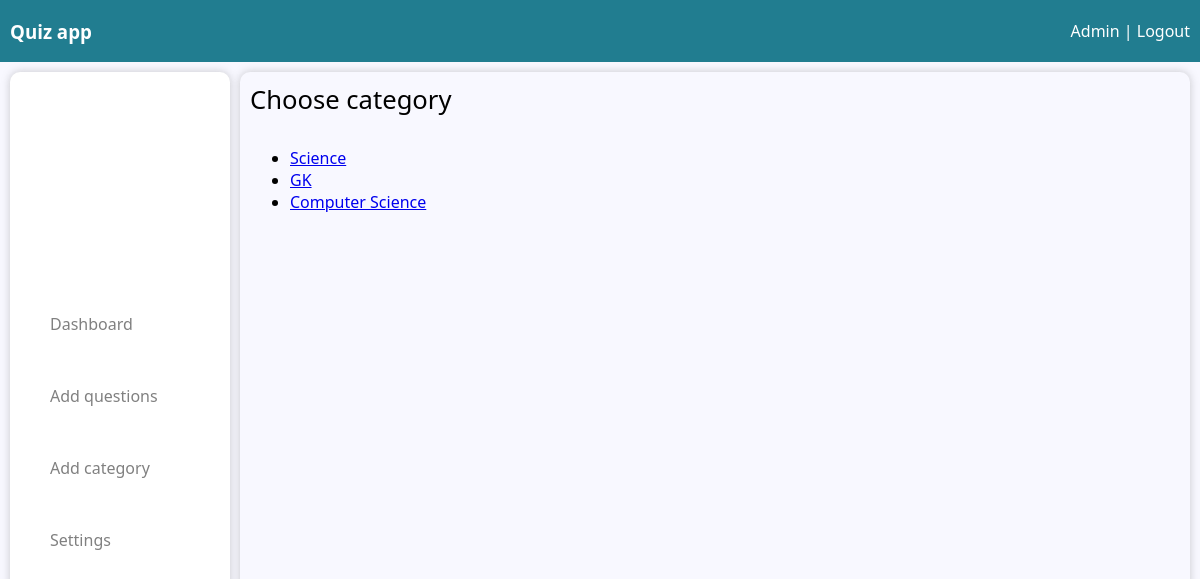
/view-questins (signed in), run on the app's committed database.
### dashboard/models.py (models this page shows)
class Category(models.Model):
    id = models.AutoField(primary_key=True)
    category_name = models.CharField(max_length=225)
    class Meta:
        db_table = 'category'

### dashboard/views.py (the view)
# urls.py: path('view-questins', showAllCategories, name="view-questins"),
def showAllCategories(request):
    user_id = login(request)
    if not user_id:
        return redirect('/auth/login')
    user        = User.objects.filter(id = user_id).first()
    categories  = Category.objects.all()
    context = {
        'categories' : categories,
        'user_type' : user.user_type
    }
    return render(request, 'dashboard/all-categories.html', context=context)

### access/views.py (called while the page is built)
def login(request):
    try:
        user_id = request.session['user_id']
        return user_id
    except:
        return False

### dashboard/templates/dashboard/all-categories.html (shortened to what this page needs)
{% extends "dashboard/dashboard.html" %}
{% block admin %}
<div class="main-category-div">
    <header class="page-header">Choose category</header>
    {% if categories %}
    <div class="category-list-cont">
        <ul>
        {% for cat in categories %}
            <li><a href="view-questins/{{ cat.id }}">{{ cat.category_name }}</a></li>
        {% endfor %}
        </ul>
    </div>
    {% else %}
    <script>
        alert("No categories found. Please add some categories") ;
        localStorage.href = "/category" ;
    </script>
    {% endif %}
</div>
{% endblock admin %}

### static/css/base.css (style rules this page uses)
html { font-family: system-ui, -apple-system, BlinkMacSystemFont, 'Segoe UI', Roboto, Oxygen, Ubuntu, Cantarell, 'Open Sans', 'Helvetica Neue', sans-serif; padding: 0; margin: 0; }
body { margin: 0; background-color: ghostwhite; user-select: none; scroll-behavior: smooth; }
:root { --primary-color: rgb(33, 125, 144) ; }

### static/css/dashboard/dashboard.css (style rules this page uses)
.page-header { font-size: 1.6em; display: flex; margin-bottom: 30px; justify-content: space-between; }

### dashboard/templates/dashboard/all-categories.html (style rules this page uses)
.main-category-div { padding : 10px }

### data on the page
Category: category_name "Science"
Category: category_name "GK"
Category: category_name "Computer Science"
